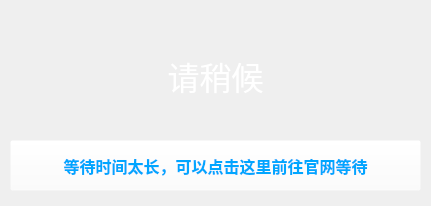
<?xml version="1.0" encoding="UTF-8"?>
<ui version="4.0">
 <class>Waiting</class>
 <widget class="QWidget" name="Waiting">
  <property name="windowModality">
   <enum>Qt::NonModal</enum>
  </property>
  <property name="geometry">
   <rect>
    <x>0</x>
    <y>0</y>
    <width>431</width>
    <height>206</height>
   </rect>
  </property>
  <property name="minimumSize">
   <size>
    <width>431</width>
    <height>206</height>
   </size>
  </property>
  <property name="maximumSize">
   <size>
    <width>431</width>
    <height>206</height>
   </size>
  </property>
  <property name="windowTitle">
   <string>Waiting</string>
  </property>
  <property name="windowIcon">
   <iconset>
    <normaloff>../picture/title.ico</normaloff>../picture/title.ico</iconset>
  </property>
  <property name="styleSheet">
   <string notr="true"/>
  </property>
  <widget class="QLabel" name="time_label">
   <property name="geometry">
    <rect>
     <x>20</x>
     <y>20</y>
     <width>391</width>
     <height>111</height>
    </rect>
   </property>
   <property name="font">
    <font>
     <family>宋体</family>
     <pointsize>24</pointsize>
    </font>
   </property>
   <property name="styleSheet">
    <string notr="true">color: rgb(255, 255, 255);</string>
   </property>
   <property name="text">
    <string>请稍候</string>
   </property>
   <property name="alignment">
    <set>Qt::AlignCenter</set>
   </property>
  </widget>
  <widget class="QPushButton" name="GotoWeb">
   <property name="geometry">
    <rect>
     <x>10</x>
     <y>140</y>
     <width>411</width>
     <height>51</height>
    </rect>
   </property>
   <property name="font">
    <font>
     <family>宋体</family>
     <pointsize>12</pointsize>
     <weight>75</weight>
     <bold>true</bold>
    </font>
   </property>
   <property name="cursor">
    <cursorShape>PointingHandCursor</cursorShape>
   </property>
   <property name="styleSheet">
    <string notr="true">background-color: rgba(255, 255, 255, 0);
color: rgb(1, 166, 255);</string>
   </property>
   <property name="text">
    <string>等待时间太长，可以点击这里前往官网等待</string>
   </property>
  </widget>
  <widget class="QLabel" name="background">
   <property name="geometry">
    <rect>
     <x>0</x>
     <y>0</y>
     <width>431</width>
     <height>211</height>
    </rect>
   </property>
   <property name="text">
    <string/>
   </property>
  </widget>
  <zorder>background</zorder>
  <zorder>time_label</zorder>
  <zorder>GotoWeb</zorder>
 </widget>
 <resources/>
 <connections/>
</ui>
